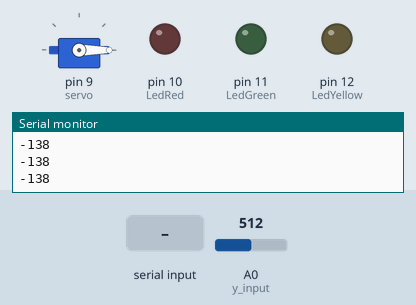
The sketch below on a simulated Arduino Uno, built with avr-gcc and run on an emulated ATmega328P. On the bench: servo, output pins drawn as LEDs (lit = HIGH), the last lines printed to the serial monitor. The test bench sets the inputs (shaded band); at power-on: A0 (y_input) = 512.

Above: at 1.2 s.
1.3 s: A0 (y_input) set to 306
At 1.8 s:
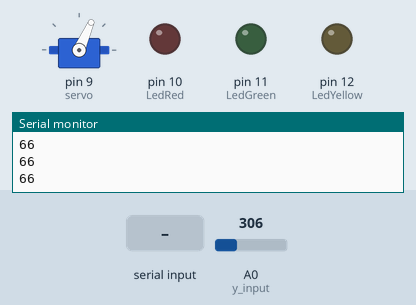
2.8 s: A0 (y_input) set to 170
At 4.0 s:
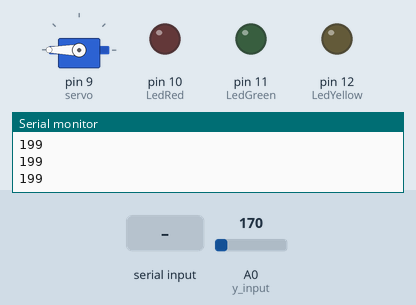
4.3 s: "90,45\n" received over Serial
At 5.0 s:
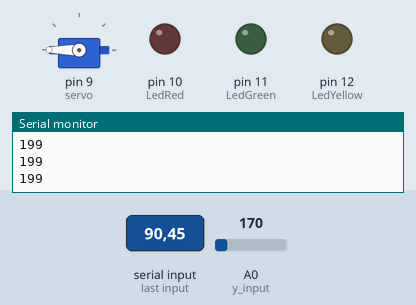
7.3 s: A0 (y_input) set to 511
At 7.6 s:
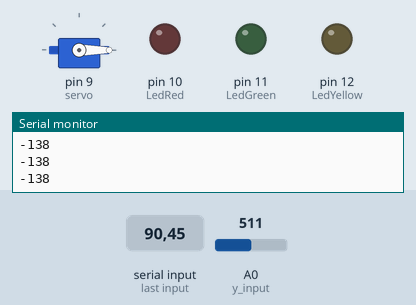
8.8 s: A0 (y_input) set to 122
At 9.8 s:
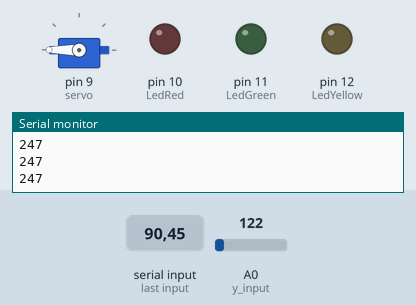
Timing chart, 0 to 11.3 s (numbered marks = the images above; inputs shaded):
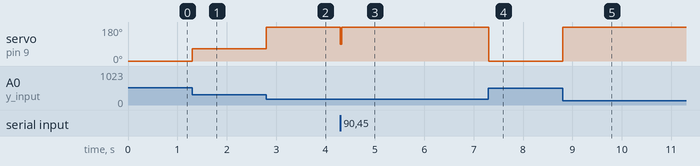

Measured:
- after the input at 1.3 s, servo on pin 9 (servo): 0° → 66° at once
- after the input at 2.8 s, servo on pin 9 (servo): 66° → 180° at once
- after the input at 4.3 s, servo on pin 9 (servo): 180° → 90° at once, → 180° 0.02 s later
- after the input at 7.3 s, servo on pin 9 (servo): 180° → 0° at once
- after the input at 8.8 s, servo on pin 9 (servo): 0° → 180° at once

The sketch:

Meter_Control_1.ino
```cpp
//Needle Servo Control with LED Indication

#include <Servo.h>

#define y_input A0

int LedRed = 10;
int LedGreen = 11;
int LedYellow = 12;
int yellowThreshold = 30; // Threshold to trigger the yellow LED

Servo servo;  // Create a servo object

void setup() {
  Serial.begin(9600);  // Initialize serial communication at 9600 baud rate
  servo.attach(9);     // Attach the servo to pin 9
  pinMode(y_input, INPUT);
  pinMode(LedRed, OUTPUT);
  pinMode(LedGreen, OUTPUT);
  pinMode(LedYellow, OUTPUT);
}

// Y
// max - 297
// min - 190

void loop() {
  if (Serial.available() > 0) {
    int angle = Serial.parseInt();
    if (angle >= 0 && angle <= 180) {
      servo.write(angle);
      Serial.print("Set angle to: ");
      Serial.println(angle);
    } else {
      Serial.println("Angle out of range (0-180). Please enter a valid angle.");
    }
    while (Serial.available() > 0) Serial.read();
  }

  int y_value = analogRead(y_input);

  y_value = map(y_value, 297, 190, 74, 180);
  servo.write(y_value);


  digitalWrite(LedRed, LOW);
  digitalWrite(LedGreen, LOW);
  digitalWrite(LedYellow, LOW);

  Serial.println(y_value);
}
```
